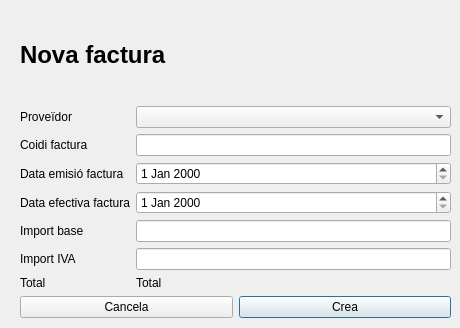
<?xml version="1.0" encoding="UTF-8"?>
<ui version="4.0">
 <class>Form</class>
 <widget class="QWidget" name="Form">
  <property name="geometry">
   <rect>
    <x>0</x>
    <y>0</y>
    <width>460</width>
    <height>328</height>
   </rect>
  </property>
  <property name="windowTitle">
   <string>Form</string>
  </property>
  <widget class="QWidget" name="verticalLayoutWidget">
   <property name="geometry">
    <rect>
     <x>20</x>
     <y>10</y>
     <width>431</width>
     <height>308</height>
    </rect>
   </property>
   <layout class="QVBoxLayout" name="verticalLayout">
    <item>
     <widget class="QLabel" name="labelTitle">
      <property name="sizePolicy">
       <sizepolicy hsizetype="Preferred" vsizetype="Preferred">
        <horstretch>1</horstretch>
        <verstretch>0</verstretch>
       </sizepolicy>
      </property>
      <property name="maximumSize">
       <size>
        <width>16777215</width>
        <height>16777215</height>
       </size>
      </property>
      <property name="font">
       <font>
        <pointsize>18</pointsize>
        <bold>true</bold>
       </font>
      </property>
      <property name="whatsThis">
       <string>&lt;html&gt;&lt;head/&gt;&lt;body&gt;&lt;p&gt;&lt;span style=&quot; font-size:18pt; font-weight:700;&quot;&gt;Nou proveïdor&lt;/span&gt;&lt;/p&gt;&lt;/body&gt;&lt;/html&gt;</string>
      </property>
      <property name="text">
       <string>Nova factura</string>
      </property>
     </widget>
    </item>
    <item>
     <layout class="QFormLayout" name="formLayout">
      <item row="0" column="0">
       <widget class="QLabel" name="LabelVendor">
        <property name="text">
         <string>Proveïdor</string>
        </property>
       </widget>
      </item>
      <item row="0" column="1">
       <widget class="QComboBox" name="proveDorComboBox"/>
      </item>
      <item row="1" column="0">
       <widget class="QLabel" name="LabelInvoiceCode">
        <property name="text">
         <string>Coidi factura</string>
        </property>
       </widget>
      </item>
      <item row="1" column="1">
       <widget class="QLineEdit" name="InputInvoiceCode"/>
      </item>
      <item row="2" column="0">
       <widget class="QLabel" name="LabelInvoiceEmittedDate">
        <property name="text">
         <string>Data emisió factura</string>
        </property>
       </widget>
      </item>
      <item row="2" column="1">
       <widget class="QDateEdit" name="InputInvoiceEmittedDate"/>
      </item>
      <item row="3" column="0">
       <widget class="QLabel" name="LabelInvoiceEffectiveDate">
        <property name="text">
         <string>Data efectiva factura</string>
        </property>
       </widget>
      </item>
      <item row="3" column="1">
       <widget class="QDateEdit" name="InputInvoiceEffectiveDate"/>
      </item>
      <item row="4" column="0">
       <widget class="QLabel" name="LabelBase">
        <property name="text">
         <string>Import base</string>
        </property>
       </widget>
      </item>
      <item row="4" column="1">
       <widget class="QLineEdit" name="InputBase"/>
      </item>
      <item row="5" column="0">
       <widget class="QLabel" name="LabelIVA">
        <property name="text">
         <string>Import IVA</string>
        </property>
       </widget>
      </item>
      <item row="5" column="1">
       <widget class="QLineEdit" name="InputIVA"/>
      </item>
      <item row="6" column="0">
       <widget class="QLabel" name="LabelTotal">
        <property name="text">
         <string>Total</string>
        </property>
       </widget>
      </item>
      <item row="6" column="1">
       <widget class="QLabel" name="LabelOutputTotal">
        <property name="text">
         <string>Total</string>
        </property>
       </widget>
      </item>
     </layout>
    </item>
    <item>
     <layout class="QHBoxLayout" name="horizontalLayout">
      <item>
       <widget class="QPushButton" name="buttonBack">
        <property name="enabled">
         <bool>true</bool>
        </property>
        <property name="text">
         <string>Cancela</string>
        </property>
       </widget>
      </item>
      <item>
       <widget class="QPushButton" name="buttonOK">
        <property name="text">
         <string>Crea</string>
        </property>
        <property name="default">
         <bool>true</bool>
        </property>
       </widget>
      </item>
     </layout>
    </item>
   </layout>
  </widget>
 </widget>
 <resources/>
 <connections/>
</ui>
